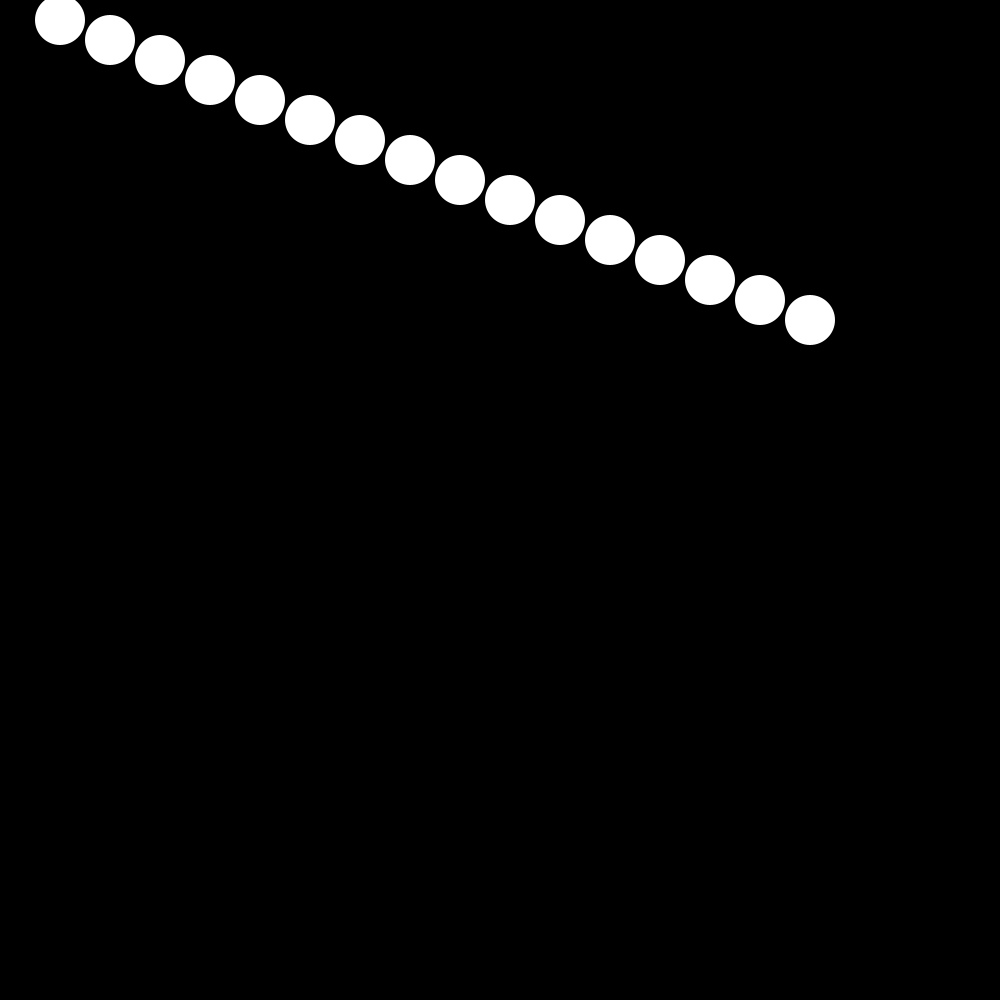
Frame 1 (no input)
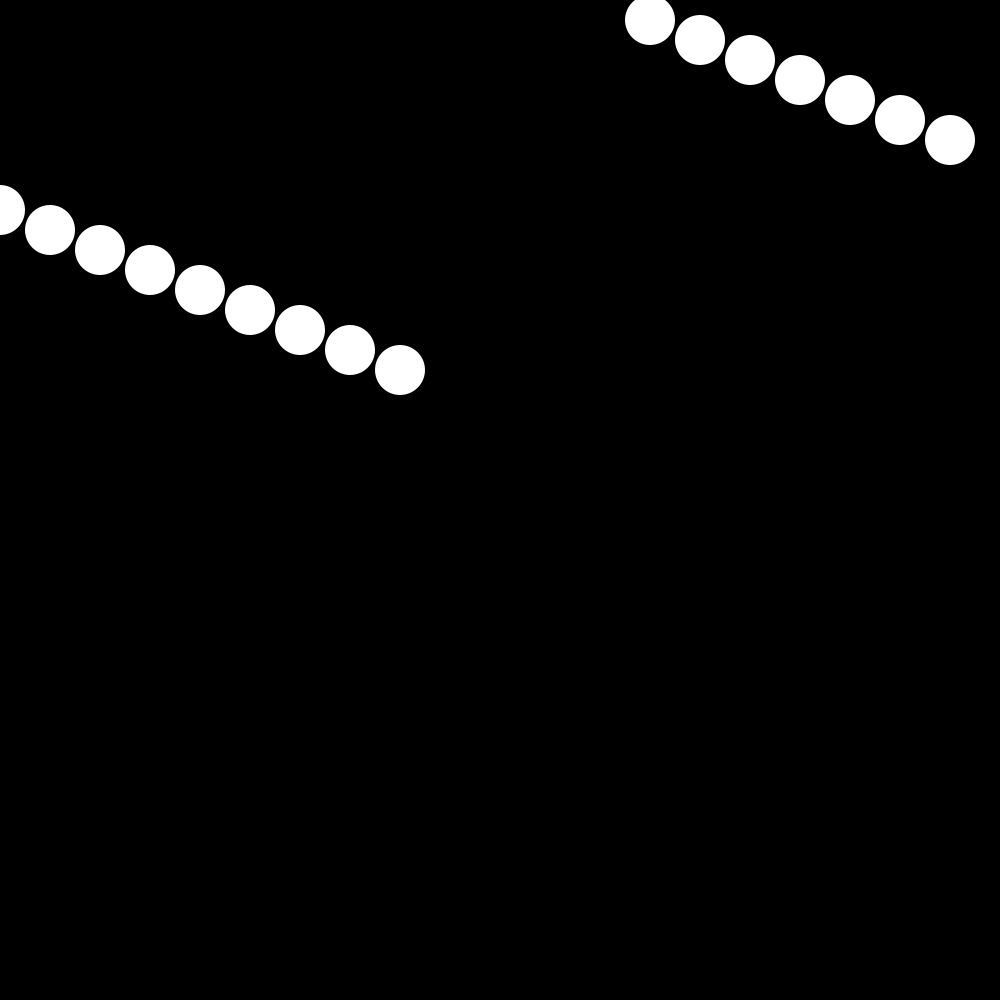
Frame 60 (the mouse pressed at the canvas centre just before this capture)
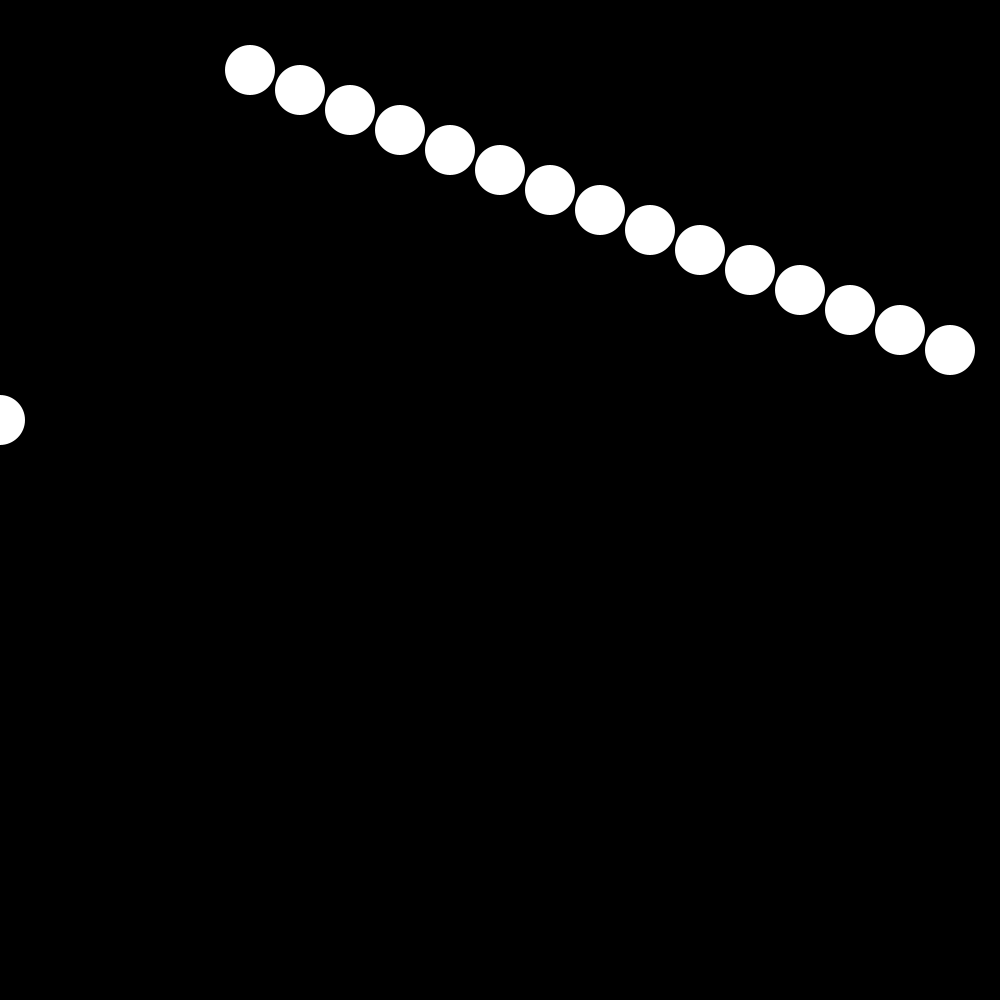
Frame 120 (the mouse held since frame 60 and released just before this capture)

The Processing sketch that drew these frames (run headless with seeded random() and noise(); from frame 60 on, the mouse is pressed at the canvas centre):

// Processing sketch: program1
// ── program1.pde
// programmet er lavet med processing 3.5.4

int count = 16; // antallet af cirkler der skal laves
Module[] mods;

void setup() {
  size(1000, 1000);
  noStroke();


  mods = new Module[count];


// laver alle cirkler og gemmer dem i listen mods
  int index = 0;
  for (int i = 0; i < count; i++) {
      mods[index++] = new Module(index * 50, index * 20);
  }
  frameRate(60);
}


void draw() {
  background(0);
  for (Module mod : mods) {
    mod.update();
    mod.display();
  }
}


class Module {
  float posX;
  float posY;
  float r;
  
  
  
  
  Module(float x, float y) {
    posX = x;
    posY = y;
    r = 50;
    
    ellipse(posX, posY, r, r);
    
  }
  // updatere cirklernes positioner
  void update() {
    posX = posX + 10;
    if (posX >= width) {
      posY = posY + 50;
      posX = 0;
    }
    if (posY >= height) {
     posX = 0;
     posY = 0;
    }
  }
  // tegner cirklerne på deres ny positioner
  void display() {
    ellipse(posX, posY, r, r);
  }
}
